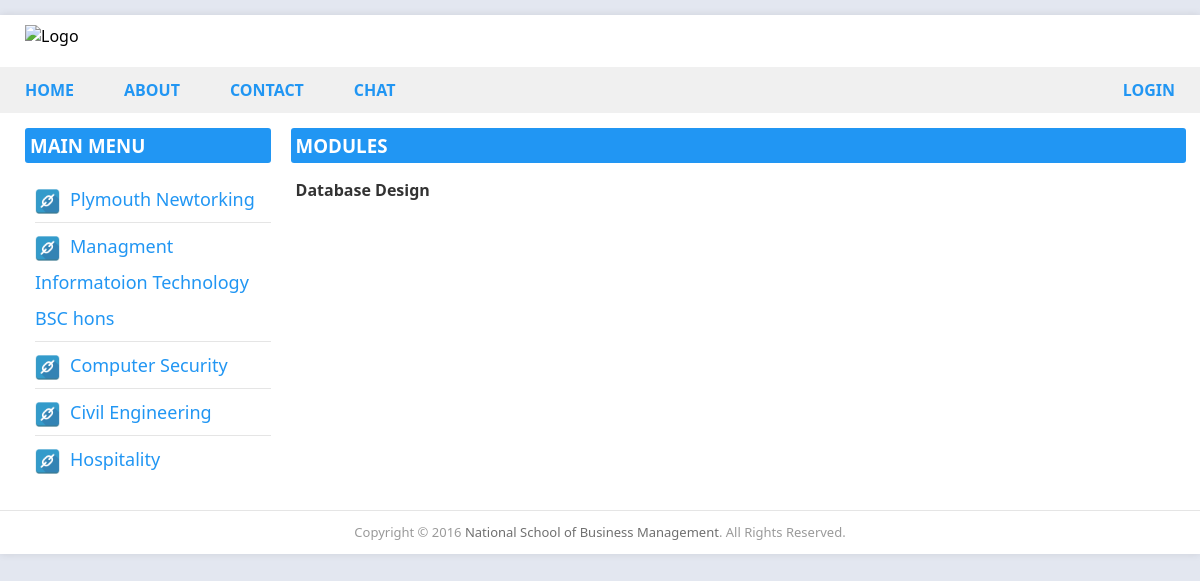
The page /module.php?id=7 on the database its author committed.
### tables this page shows
CREATE TABLE `course` (
  `id` int(11) NOT NULL,
  `faculty_id` int(11) NOT NULL,
  `name` varchar(250) NOT NULL,
  `date` datetime NOT NULL DEFAULT CURRENT_TIMESTAMP
);

CREATE TABLE `module` (
  `id` int(11) NOT NULL,
  `module_code` varchar(50) NOT NULL,
  `course_id` int(11) NOT NULL,
  `batch_id` int(11) NOT NULL,
  `name` varchar(200) NOT NULL,
  `publish` int(11) NOT NULL DEFAULT '1',
  `public` int(11) NOT NULL,
  `date` datetime NOT NULL DEFAULT CURRENT_TIMESTAMP
);

### classes/Config.php (called while the page is built)
<?php
class Config {
  public static function get($path = null) {
    if ($path) {
      $config = $GLOBALS['config'];
      $path = explode('/', $path);
      foreach ($path as $value) {
        if(isset($config[$value])){
          $config = $config[$value];
        }
      }
      return $config;
    }
  }
}

### classes/DB.php (called while the page is built, shortened)
<?php
class DB
{
  private static $_instance = null;
  private $_pdo,
          $_query,
          $_error = false,
          $_results,
          $_resultslimit,
          $_count = 0;
  function __construct()
  {
    try {
      $this->_pdo = new PDO('mysql:host=' . Config::get('mysql/host') . ';dbname=' . Config::get('mysql/db'), Config::get('mysql/username'), Config::get('mysql/password'));
    } catch (PDOException $e) {
      die($e->getMessage());
    }
  }
  public static function getInstance() {
    if (!isset(self::$_instance)) {
      self::$_instance = new self();
    }
    return self::$_instance;
  }
  public function query($sql, $params = array()) {
    $this->_error = false;
    if ($this->_query = $this->_pdo->prepare($sql)) {
      $i = 1;
      if (count($params)) {
        foreach ($params as $param) {
          $this->_query->bindValue($i, $param);
          $i++;
        }
      }
      if($this->_query->execute()) {
          $this->_results = $this->_query->fetchAll(PDO::FETCH_OBJ);
          $this->_count = $this->_query->rowCount();
      }else {
        $this->_error = true;
      }
    }
    return $this;
  }
  private function action($action, $table, $where = array()) {
    if (count($where) === 3) {
      $operators = array('=', '>', '<', '>=', '<=', 'like', 'in');
      $field  = $where[0];
      $operator = $where[1];
      $value = $where[2];
      if (in_array($operator, $operators)) {
        $sql = "{$action} FROM {$table} WHERE {$field} {$operator} ?";
        if (!$this->query($sql, array($value))->error()) {
          return $this;
        }
      }
    }
    return false;
  }
  public function get($table, $where=array()) {
    return $this->action('SELECT *', $table, $where);
  }
  public function error() {
    return $this->_error;
  }
  public function count() {
    return $this->_count;
  }
  public function results() {
    return $this->_results;
  }
  public function limitTo($rows) {
    $_resultslimits = array();
    if ($this->_count > $rows) {
      for ($i=0; $i < $rows; $i++) {
        $_resultslimits[$i] = $this->_results[$i];
      }
    }else {
      for ($i=0; $i < $this->_count; $i++) {
        $_resultslimits[$i] = $this->_results[$i];
      }
    }
    return $_resultslimits;
  }
}

### core/init.php (called while the page is built, shortened)
<?php
require_once 'includes/functions/func.php';
$db = DB::getInstance();

### includes/functions/func.php (called while the page is built)
<?php
function escape($string) {
  return htmlentities($string, ENT_QUOTES, 'UTF-8');
}

### module.php (the view, shortened to what this page needs)
<?php require_once 'student/header.php';
if (isset($_GET['id'])) {
	$id = (int) escape($_GET['id']);
} else {
	Redirect::to('index.php');
}
?>
<div class="row">
	<div class="column column-3">
		<?php require_once 'student/sidebar.php' ?>
	</div>
	<div class="column column-9 main">
	 <h3 class="group-title blue-b">Modules
	 </h3>
	 <section class="main">
	 	<?php
	 	$module = $db->get('module', ['batch_id', '=', $id])->results();
	 	foreach ($module as $m) :
	 	?>
	   <h4>
		<a href="content.php?id=<?php echo $m->id; ?>"><?php echo $m->name; ?></a>
	   </h4>
	<?php endforeach; ?>
	 </section>
	</div>
</div>
<?php require_once 'student/footer.php' ?>

### student/sidebar.php
<aside class="sidebar">
	<h3 class="group-title blue-b">Main Menu</h3>
	<ul class="main-menu">
		<?php
			$course = $db->query("SELECT  * FROM course")->limitTo(5);
			foreach ($course as $c) :
		?>
			<li><img src="<?php echo ROOT . 'assets/images/menu-icon.png'; ?>"><a href="category.php?id=<?php   ?>"><?php echo $c->name; ?></a></li>
		<?php endforeach; ?>
	</ul>
</aside>

### assets/css/style.css (style rules this page uses)
html, body { margin: 0; font-family: 'Noto Sans', sans-serif; }
body { background-color: #E3E7F0; }
a { text-decoration: none; }
h4 > a { color: #333; }
.main { margin-left: 5px; margin-right: 5px; }
.blue-b { background: #2196f3; color: white; }
.row, .column { box-sizing: border-box; }
.row:before, .row:after { content: " "; display: table; }
.row:after { clear: both; }
.column { position: relative; float: left; display: block; }
.column-3 { width: 23.8%; }
.column-9 { width: 74.6%; }
.row { margin-bottom: 10px; }
section { margin-bottom: 25px; }
.sidebar { padding-left: 25px; }
.sidebar { padding-left: 25px; padding-right: 15px; }
.group-title { margin-bottom: -5px; margin-top: 0; padding: 5px; border-radius: 3px; text-transform: uppercase; }
.main .group-title { border: 0px; }
.main-menu { list-style: none !important; }
.sidebar ul.main-menu { padding-left: 10px; line-height: 2em; margin-left: 0px; font-size: 18px; }
.sidebar ul.main-menu li { border-bottom: 1px solid rgba(0,0,0,.1); padding: 5px 0px; }
.sidebar ul.main-menu li:last-child { border-bottom: none; }
.sidebar ul.main-menu li img { vertical-align: middle; margin-right: 10px; opacity: 0.8; height: 25px; width: 25px; }
.sidebar ul.main-menu li a { color: #2196f3; cursor: pointer; }

### rows shown on the page
course: name "Plymouth Newtorking"
course: name "Managment Informatoion Technology BSC hons"
course: name "Computer Security"
course: name "Civil Engineering"
course: name "Hospitality"
module: name "Database Design"
